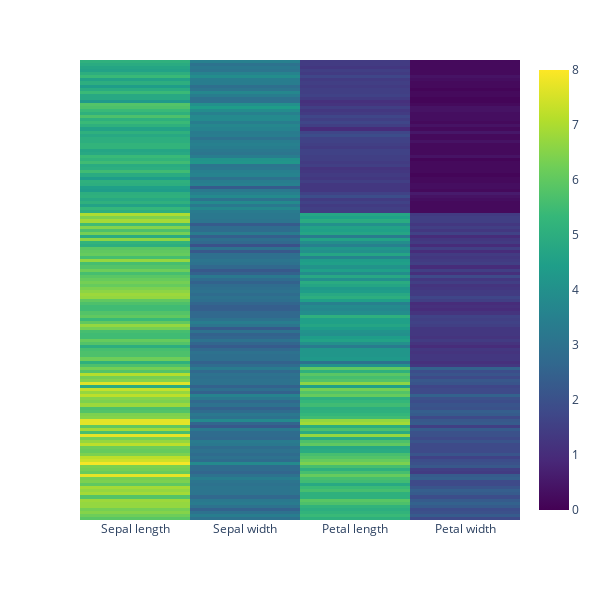

The notebook cell saved with this chart:
### Markdown cell above
### Plotly

### Code cell
import plotly.express as px

fig = px.imshow(iris_sns.iloc[:,0:-1], text_auto=False,
                width = 600, height = 600,
                x = None,
                zmin=0, zmax=8,
                color_continuous_scale = 'viridis')

# 隐藏 y 轴刻度标签
fig.update_layout(
    yaxis=dict(
        tickmode='array',
        tickvals=[]
    )
)

x_labels = ['Sepal length', 'Sepal width', 'Petal length', 'Petal width']

# 修改 X 轴刻度标签
fig.update_xaxes(
    tickmode='array',
    tickvals=list(range(len(x_labels))),
    ticktext=x_labels
)

fig.show()

fig.write_image("Figures\Plotly绘制热图.svg")

### Figure 1 — Plotly figure (JSON) as saved in the notebook; plotly's stock layout.template omitted (floating-point values rounded to 4 significant figures; data arrays with more than 128 entries replaced by an {"elided": "..."} marker saying what was removed)
{"data": [{"coloraxis": "coloraxis", "hovertemplate": "x: %{x}<br>y: %{y}<br>color: %{z}<extra></extra>", "name": "0", "type": "heatmap", "x": ["sepal_length", "sepal_width", "petal_length", "petal_width"], "xaxis": "x", "y": {"elided": "150 int values"}, "yaxis": "y", "z": {"elided": "150x4 float values"}}], "layout": {"coloraxis": {"cmax": 8, "cmin": 0, "colorscale": [[0, "#440154"], [0.1111, "#482878"], [0.2222, "#3e4989"], [0.3333, "#31688e"], [0.4444, "#26828e"], [0.5556, "#1f9e89"], [0.6667, "#35b779"], [0.7778, "#6ece58"], [0.8889, "#b5de2b"], [1, "#fde725"]]}, "height": 600, "margin": {"t": 60}, "width": 600, "xaxis": {"anchor": "y", "autorange": true, "constrain": "domain", "domain": [0, 1], "range": [-0.5, 3.5], "scaleanchor": "y", "tickmode": "array", "ticktext": ["Sepal length", "Sepal width", "Petal length", "Petal width"], "tickvals": [0, 1, 2, 3], "type": "category"}, "yaxis": {"anchor": "x", "autorange": true, "constrain": "domain", "domain": [0, 1], "range": [149.5, -0.5], "tickmode": "array", "tickvals": [], "type": "linear"}}}
